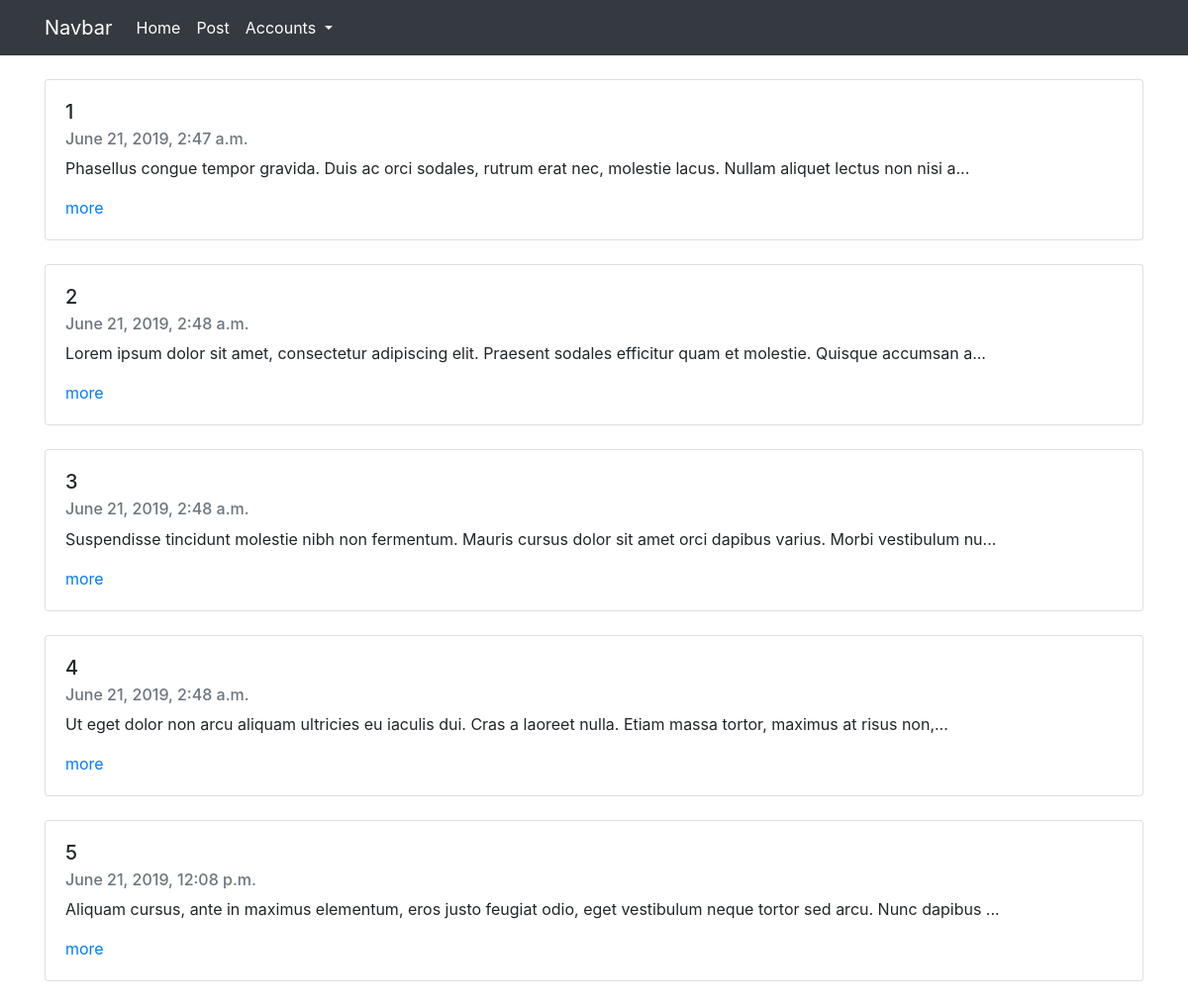
Before: / with the older database file.
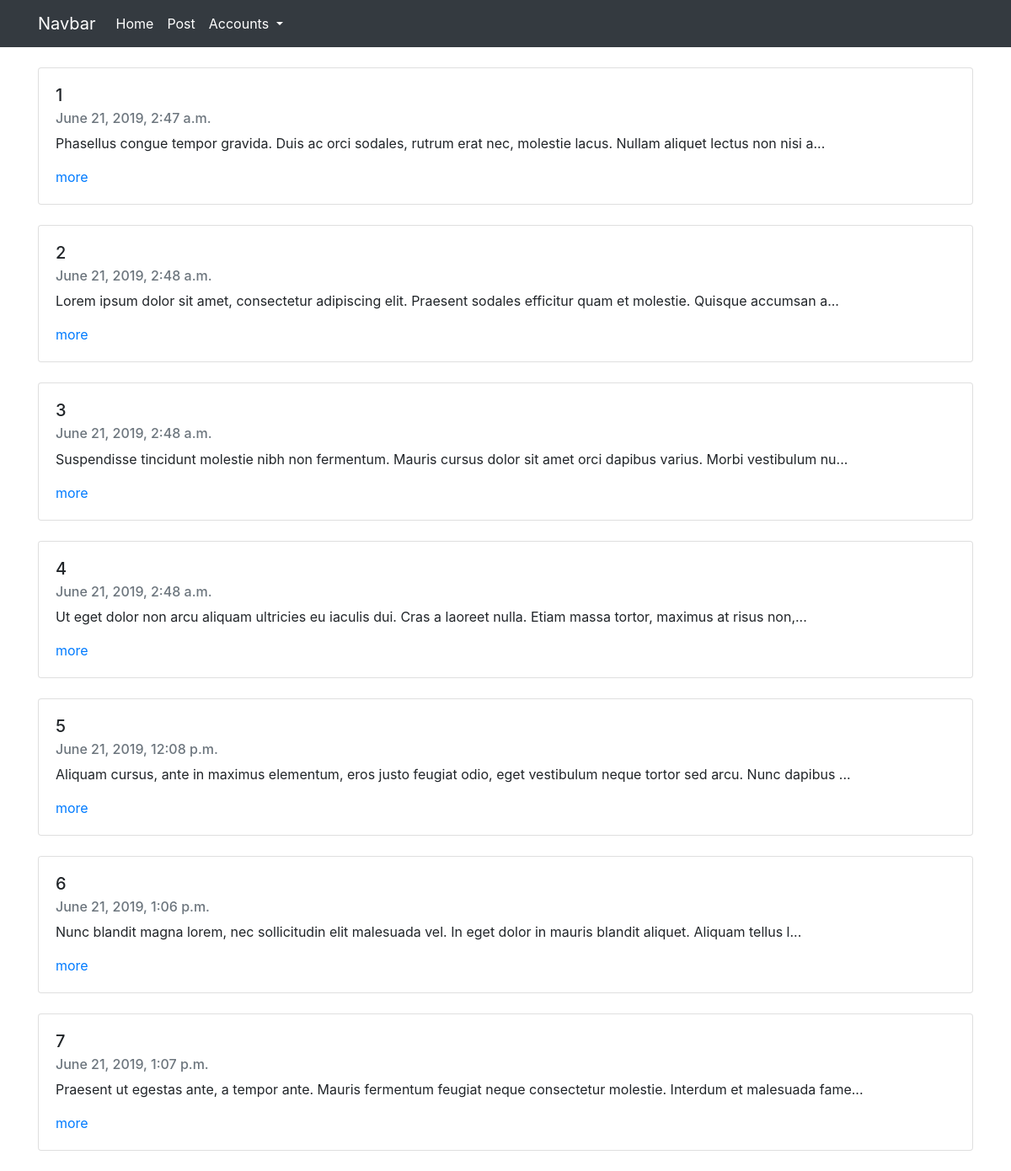
After: the same page with the newer database file.
### blog/models.py (models this page shows, shortened)
class Blog(models.Model):
    title = models.CharField(max_length=200)
    pub_date = models.DateTimeField('date published')
    body = models.TextField()
    def summary(self):
        return self.body[:120]

### blog/views.py (the view)
# urls.py: path('', blog.views.index, name='index'),
def index(request):
    blogs = Blog.objects
    return render(request, 'index.html', {'blogs':blogs})

### blog/templates/index.html
{%extends 'base.html'%}
{% block content %}
{% for blog in blogs.all %}
<div class="card mt-4 mb-4">
    <div class="card-body">
        <h5 class="card-title">{{blog.title}}</h5>
        <h6 class="card-subtitle mb-2 text-muted">{{blog.pub_date}}</h6>
        <p class="card-text">{{blog.summary}}...</p>
        <a href="{% url 'detail' blog.id %}" class="card-link">more</a>
    </div>
</div>
{% endfor %}
{% endblock %}

### project/templates/base.html (shortened to what this page needs)
<link rel="stylesheet" href="https://stackpath.bootstrapcdn.com/bootstrap/4.3.1/css/bootstrap.min.css"
>
<nav class="navbar navbar-expand-lg navbar-dark bg-dark">
    <div class="container">
        <a class="navbar-brand" href="{% url 'index' %}">Navbar</a>
        <div class="collapse navbar-collapse" id="navbarNavDropdown">
            <ul class="navbar-nav">
                <li class="nav-item active">
                    <a class="nav-link" href="{% url 'index' %}">Home <span class="sr-only">(current)</span></a>
                </li>
                <li class="nav-item active">
                    <a class="nav-link" href="{% url 'new' %}">Post</a>
                </li>
                <li class="nav-item dropdown active">
                    <a class="nav-link dropdown-toggle" href="#" id="navbarDropdownMenuLink" role="button"
                        data-toggle="dropdown" aria-haspopup="true" aria-expanded="false">
                        Accounts
                    </a>
                </li>
            </ul>
        </div>
    </div>
</nav>
<div class="container mt-4 mb-4">
    {% block content %}
    {% endblock %}
</div>

Changed rows visible on the page:
added Blog: title "6", pub_date "June 21, 2019, 1:06 p.m.", summary "Nunc blandit magna lorem, nec sollicitudin elit malesuada vel. In eget dolor in mauris blandit aliquet. Aliquam tellus l"
added Blog: title "7", pub_date "June 21, 2019, 1:07 p.m.", summary "Praesent ut egestas ante, a tempor ante. Mauris fermentum feugiat neque consectetur molestie. Interdum et malesuada fame"
